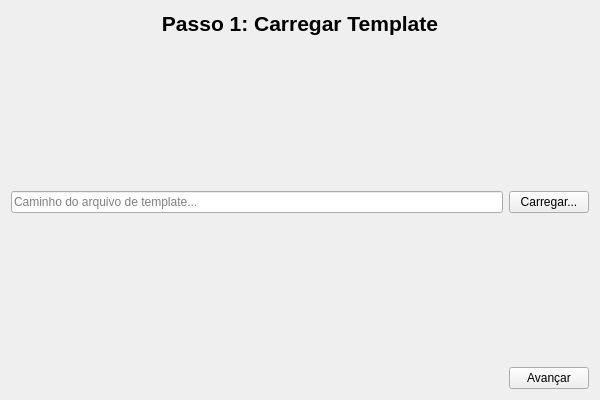
<?xml version="1.0" encoding="UTF-8"?>
<ui version="4.0">
 <class>TelaTemplate</class>
 <widget class="QWidget" name="TelaTemplate">
  <property name="geometry">
   <rect>
    <x>0</x>
    <y>0</y>
    <width>600</width>
    <height>400</height>
   </rect>
  </property>
  <property name="windowTitle">
   <string>Assistente de Laudo</string>
  </property>
  <layout class="QVBoxLayout" name="verticalLayout">
   <item>
    <widget class="QLabel" name="label_titulo">
     <property name="font">
      <font>
       <pointsize>16</pointsize>
       <weight>75</weight>
       <bold>true</bold>
      </font>
     </property>
     <property name="text">
      <string>Passo 1: Carregar Template</string>
     </property>
     <property name="alignment">
      <set>Qt::AlignCenter</set>
     </property>
    </widget>
   </item>
   <item>
    <spacer name="verticalSpacer">
     <property name="orientation">
      <enum>Qt::Vertical</enum>
     </property>
     <property name="sizeHint" stdset="0">
      <size>
       <width>20</width>
       <height>40</height>
      </size>
     </property>
    </spacer>
   </item>
   <item>
    <layout class="QHBoxLayout" name="horizontalLayout">
     <item>
      <widget class="QLineEdit" name="lineEdit_caminho_template">
       <property name="placeholderText">
        <string>Caminho do arquivo de template...</string>
       </property>
       <property name="readOnly">
        <bool>true</bool>
       </property>
      </widget>
     </item>
     <item>
      <widget class="QPushButton" name="btn_carregar">
       <property name="text">
        <string>Carregar...</string>
       </property>
      </widget>
     </item>
    </layout>
   </item>
   <item>
    <spacer name="verticalSpacer_2">
     <property name="orientation">
      <enum>Qt::Vertical</enum>
     </property>
     <property name="sizeHint" stdset="0">
      <size>
       <width>20</width>
       <height>40</height>
      </size>
     </property>
    </spacer>
   </item>
   <item>
    <layout class="QHBoxLayout" name="horizontalLayout_2">
     <item>
      <spacer name="horizontalSpacer">
       <property name="orientation">
        <enum>Qt::Horizontal</enum>
       </property>
       <property name="sizeHint" stdset="0">
        <size>
         <width>40</width>
         <height>20</height>
        </size>
       </property>
      </spacer>
     </item>
     <item>
      <widget class="QPushButton" name="btn_avancar">
       <property name="text">
        <string>Avançar</string>
       </property>
      </widget>
     </item>
    </layout>
   </item>
  </layout>
 </widget>
 <resources/>
 <connections/>
</ui>
